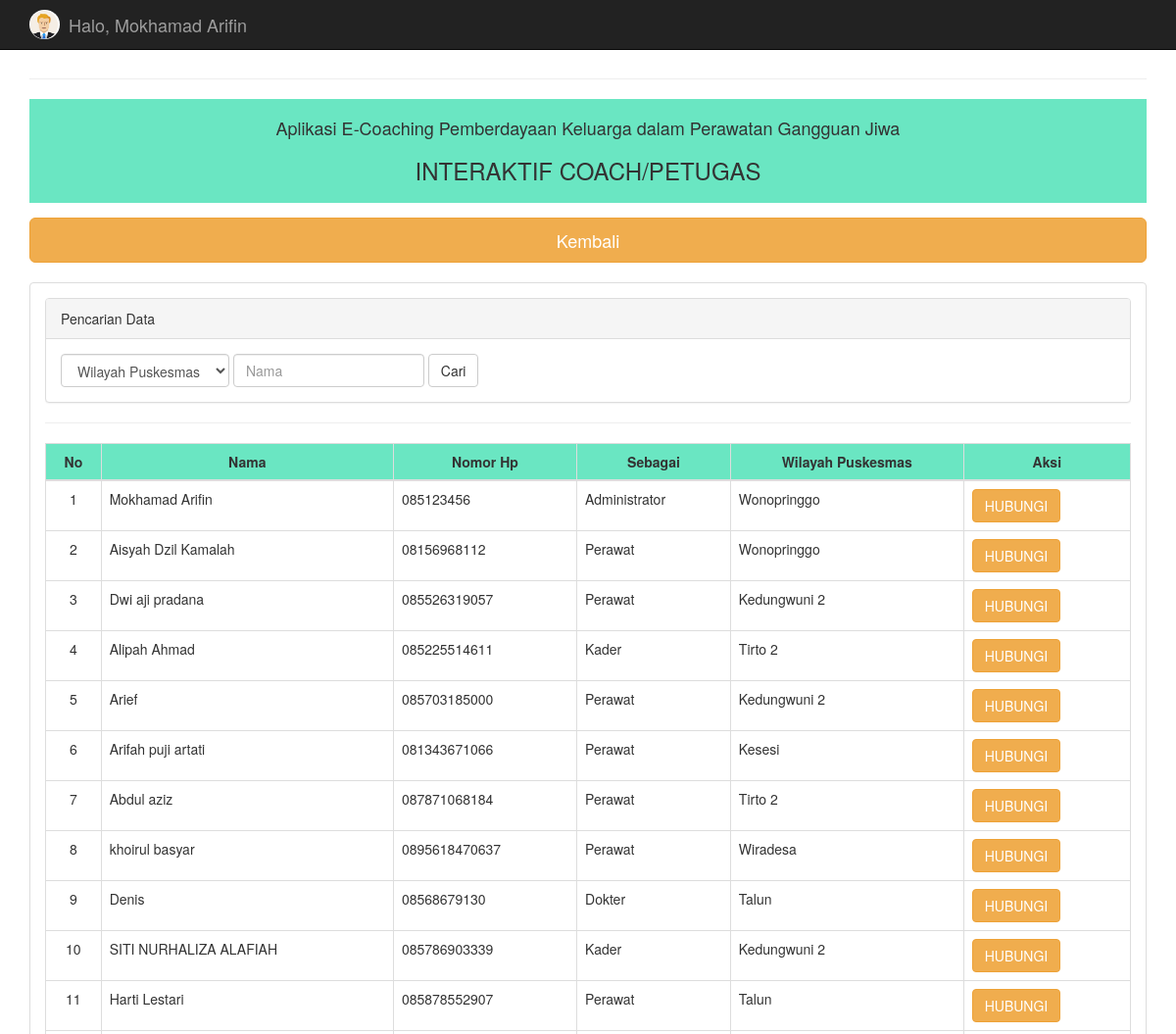
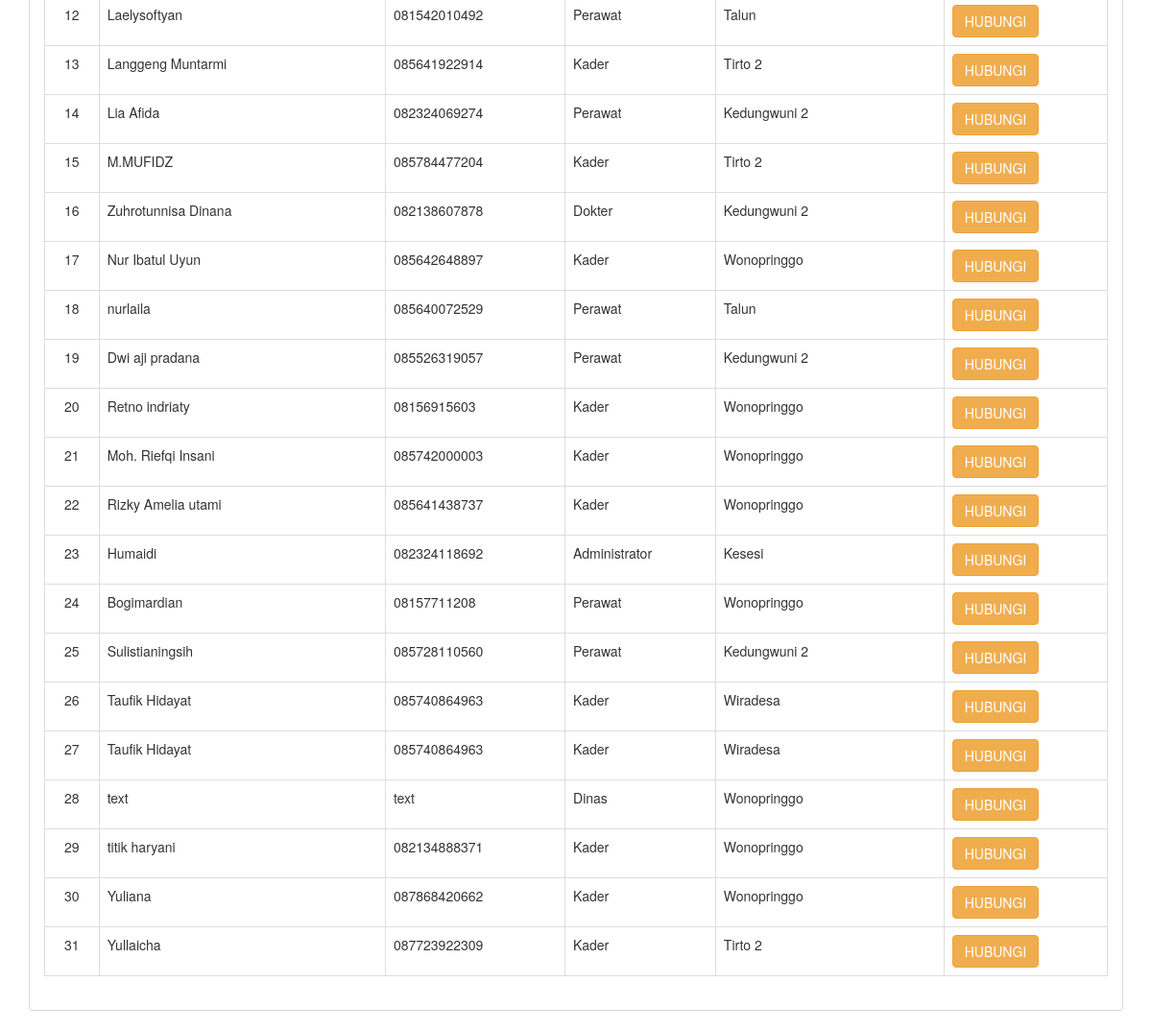
Screenshot of /interaktif.php (signed in) with the database file from the repository (2 pictures, top to bottom).
### tables this page shows
CREATE TABLE `user` (
  `username` varchar(20) NOT NULL,
  `password` varchar(50) NOT NULL,
  `level` enum('Administrator','Perawat','Kader','Dinas','Dokter','Keluarga') NOT NULL,
  `nama` varchar(200) NOT NULL,
  `no_hp` varchar(100) NOT NULL,
  `puskesmas` varchar(100) NOT NULL
);

### interaktif.php (the view, shortened to what this page needs)
<?php
include "connection.php";
?>
<!DOCTYPE html>
<html>
<head>
  <link rel="stylesheet" href="assets/bootstrap/css/bootstrap.min.css">
  <link rel="stylesheet" href="assets/font-awesome/css/font-awesome.min.css">
</head>
<body>
  <nav class="navbar navbar-inverse navbar-fixed-top" role="navigation">
    <div class="container">
      <div class="navbar-header">
        <a class="navbar-brand" href="#">
          <?php
          echo "<img style='height: 30px; margin-top: -5px;' src='assets/img/icon/avatar.png' class='img-circle'>";
          ?>
          <div class="pull-left">
            <p style="margin: -25px 40px 10px;">Halo, <?php echo $_SESSION['nama']; ?></p>
          </div>
        </a>
      </div>
    </div>
  </nav>
  <div class="container" style="margin-top:60px">
    <hr>
    <div style="background-color: #6ae6c2; padding:10px; margin-bottom:15px;">
      <h4 align=center>Aplikasi E-Coaching Pemberdayaan Keluarga dalam Perawatan Gangguan Jiwa</h4>
      <h3 align=center>INTERAKTIF COACH/PETUGAS</h3>
    </div>
    <a href="haladmin.php"><button type="button" class="btn btn-warning btn-lg btn-block">Kembali</button></a><BR>
    <div class="panel panel-default">
      <div class="panel-body">
        <div class="panel panel-default">
          <div class="panel-heading">
            Pencarian Data
          </div>
          <div class="panel-body">
            <form class="form-inline" method="GET">
              <div class="form-group">
                <select name="keyword1" id="" class="form-control" required>
                  <option value="">Wilayah Puskesmas </option>
                </select>
              </div>
              <div class="form-group">
                <input type="text" class="form-control" name="keyword2" placeholder="Nama" required>
              </div>
              <button type="submit" class="btn btn-default">Cari</button>
            </form>
          </div>
        </div>
        <hr>
        <div class="table-responsive">
          <table class="table table-bordered">
            <thead style="background-color: #6ae6c2; ">
              <tr>
                <th class="text-center">No</th>
                <th class="text-center">Nama</th>
                <th class="text-center">Nomor Hp</th>
                <th class="text-center">Sebagai</th>
                <th class="text-center">Wilayah Puskesmas</th>
                <th class="text-center">Aksi</th>
              </tr>
            </thead>
            <tbody>
              <?php
              if (isset($_GET['keyword1']) && isset($_GET['keyword2'])) {
                $wilayah  = $_GET['keyword1'];
                $nama     = $_GET['keyword2'];
                $data = mysqli_query($connection, "select * from user where level != 'Keluarga' and nama like '%" . $nama . "%' and puskesmas like '%" . $wilayah . "%'");
              } else {
                $data = mysqli_query($connection, "select * from user where level != 'Keluarga'");
              }
              $no = 1;
              while ($d = mysqli_fetch_array($data)) {
              ?>
                <tr>
                  <td class="text-center"><?php echo $no++; ?></td>
                  <td><?php echo $d['nama']; ?></td>
                  <td><?php echo $d['no_hp']; ?></td>
                  <td><?php echo $d['level']; ?></td>
                  <td><?php echo $d['puskesmas']; ?></td>
                  <td><a href="https://api.whatsapp.com/send?phone=<?= $d['no_hp'] ?><?php echo $d['no_hp']; ?>" target="_blank"><button type="button" class="btn btn-warning">HUBUNGI</button></a></td>
                </tr>
              <?php
              }
              ?>
            </tbody>
          </table>
        </div>
      </div>
    </div>
  </div>
</body>
</html>

### rows the page displays
user: nama "Mokhamad Arifin", no_hp "085123456", level "Administrator", puskesmas "Wonopringgo"
user: nama "Aisyah Dzil Kamalah", no_hp "08156968112", level "Perawat", puskesmas "Wonopringgo"
user: nama "Dwi aji pradana", no_hp "085526319057", level "Perawat", puskesmas "Kedungwuni 2"
user: nama "Alipah Ahmad", no_hp "085225514611", level "Kader", puskesmas "Tirto 2"
user: nama "Arief", no_hp "085703185000", level "Perawat", puskesmas "Kedungwuni 2"
user: nama "Arifah puji artati", no_hp "081343671066", level "Perawat", puskesmas "Kesesi"
user: nama "Abdul aziz", no_hp "087871068184", level "Perawat", puskesmas "Tirto 2"
user: nama "khoirul basyar", no_hp "0895618470637", level "Perawat", puskesmas "Wiradesa"
user: nama "Denis", no_hp "08568679130", level "Dokter", puskesmas "Talun"
user: nama "SITI NURHALIZA ALAFIAH", no_hp "085786903339", level "Kader", puskesmas "Kedungwuni 2"
user: nama "Harti Lestari", no_hp "085878552907", level "Perawat", puskesmas "Talun"
user: nama "Laelysoftyan", no_hp "081542010492", level "Perawat", puskesmas "Talun"
user: nama "Langgeng Muntarmi", no_hp "085641922914", level "Kader", puskesmas "Tirto 2"
user: nama "Lia Afida", no_hp "082324069274", level "Perawat", puskesmas "Kedungwuni 2"
user: nama "M.MUFIDZ", no_hp "085784477204", level "Kader", puskesmas "Tirto 2"
user: nama "Zuhrotunnisa Dinana", no_hp "082138607878", level "Dokter", puskesmas "Kedungwuni 2"
user: nama "Nur Ibatul Uyun", no_hp "085642648897", level "Kader", puskesmas "Wonopringgo"
user: nama "nurlaila", no_hp "085640072529", level "Perawat", puskesmas "Talun"
user: nama "Dwi aji pradana", no_hp "085526319057", level "Perawat", puskesmas "Kedungwuni 2"
user: nama "Retno indriaty", no_hp "08156915603", level "Kader", puskesmas "Wonopringgo"
user: nama "Moh. Riefqi Insani", no_hp "085742000003", level "Kader", puskesmas "Wonopringgo"
user: nama "Rizky Amelia utami", no_hp "085641438737", level "Kader", puskesmas "Wonopringgo"
user: nama "Humaidi", no_hp "082324118692", level "Administrator", puskesmas "Kesesi"
user: nama "Bogimardian", no_hp "08157711208", level "Perawat", puskesmas "Wonopringgo"
user: nama "Sulistianingsih", no_hp "085728110560", level "Perawat", puskesmas "Kedungwuni 2"
user: nama "Taufik Hidayat", no_hp "085740864963", level "Kader", puskesmas "Wiradesa"
user: nama "Taufik Hidayat", no_hp "085740864963", level "Kader", puskesmas "Wiradesa"
user: nama "text", no_hp "text", level "Dinas", puskesmas "Wonopringgo"
user: nama "titik haryani", no_hp "082134888371", level "Kader", puskesmas "Wonopringgo"
user: nama "Yuliana", no_hp "087868420662", level "Kader", puskesmas "Wonopringgo"
user: nama "Yullaicha", no_hp "087723922309", level "Kader", puskesmas "Tirto 2"

### other values shown
$_SESSION['nama'] "Mokhamad Arifin"
